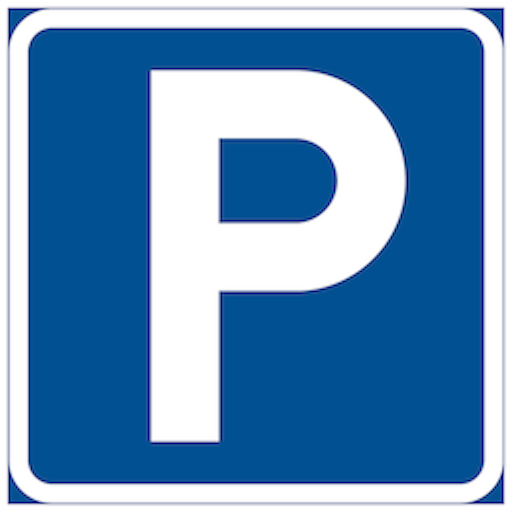
#> input picture src/parkin-signs-pic/parkerin.png, 512 x 512 px
$ python -i scannerProcess.py   (imports and definitions only)
#> lines starting #> are read from the running program, lines starting #| are printed output that depends on the picture; after the words box and inside, x2 and y2 are one past the last pixel; in counts of white or black regions, pixels touching at a corner belong together
import cv2
import pytesseract
import re
import numpy as np
from sklearn.cluster import KMeans
from collections import Counter
import os

def scanner_Process(image_path):
    img = cv2.imread(image_path, cv2.IMREAD_GRAYSCALE)
    text = pytesseract.image_to_string(img)
    return text

def interpret_parking_sign(text):
    duration_regex = re.compile(r'(\d+\s*(?:min|hour|hr)s?)')
    weekdays_regex = re.compile(r'\b(måndag|tisdag|onsdag|torsdag|fredag|lördag|söndag)\b', re.IGNORECASE)
    dates_regex = re.compile(r'\b(\d{1,2})[./-](\d{1,2})[./-](\d{2,4})\b')

    durations = duration_regex.findall(text)
    weekdays_regex = weekdays_regex.findall(text)
    dates_regex = dates_regex.findall(text)

    return durations, weekdays_regex, dates_regex

def detect_color(image_path):
#> called with image_path = 'parkin-signs-pic/parkerin.png'
    img = cv2.imread(image_path)
#> img is the input picture: shape (512, 512, 3); mean B, G, R 187.8, 147.2, 102.3
    img_hsv = cv2.cvtColor(img, cv2.COLOR_BGR2HSV)
#> img_hsv: shape (512, 512, 3); mean H, S, V 74.1, 149, 187.8

    # Define color ranges for blue, red, yellow, and white in HSV color space
    lower_blue = np.array([100, 50, 50])
    upper_blue = np.array([140, 255, 255])

    lower_red1 = np.array([0, 50, 50])
    upper_red1 = np.array([10, 255, 255])

    lower_red2 = np.array([170, 50, 50])
    upper_red2 = np.array([180, 255, 255])

    lower_yellow = np.array([15, 50, 50])
    upper_yellow = np.array([35, 255, 255])

    lower_white = np.array([0, 0, 200])
    upper_white = np.array([180, 50, 255])

    # Create masks for each color
    mask_blue = cv2.inRange(img_hsv, lower_blue, upper_blue)
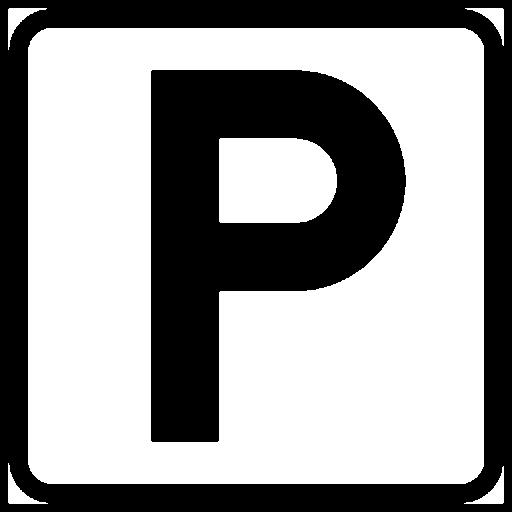
#> mask_blue: shape (512, 512); 60% white; 2 black regions, box (x1, y1, x2, y2) and area: (0, 0, 512, 512) 52855, (151, 70, 406, 442) 52017
    mask_red1 = cv2.inRange(img_hsv, lower_red1, upper_red1)
#> mask_red1: shape (512, 512); every value is 0
    mask_red2 = cv2.inRange(img_hsv, lower_red2, upper_red2)
    mask_red = cv2.bitwise_or(mask_red1, mask_red2)
    mask_yellow = cv2.inRange(img_hsv, lower_yellow, upper_yellow)
    mask_white = cv2.inRange(img_hsv, lower_white, upper_white)
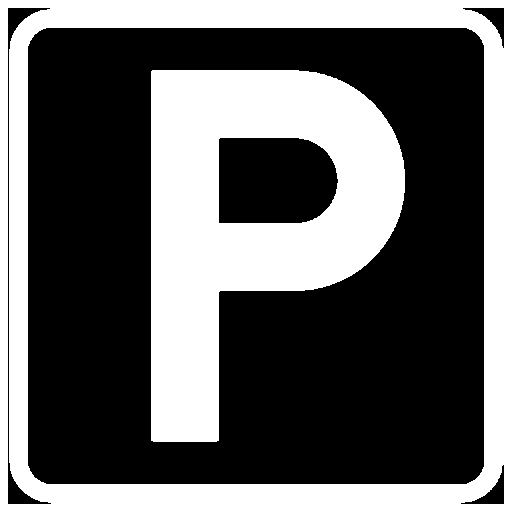
#> mask_white: shape (512, 512); 39.8% white; 2 white regions, box (x1, y1, x2, y2) and area: (0, 0, 512, 512) 52338, (151, 70, 405, 442) 51899

    # Calculate the area of each color in the image
    area_blue = np.sum(mask_blue) / 255
#> area_blue = 157272
    area_red = np.sum(mask_red) / 255
#> area_red = 0
    area_yellow = np.sum(mask_yellow) / 255
#> area_yellow = 0
    area_white = np.sum(mask_white) / 255
#> area_white = 104237

    # Find the dominant color
    max_area = max(area_blue, area_red, area_yellow, area_white)
#> max_area = 157272
    if max_area == area_blue:
        return "blue"
    elif max_area == area_red:
        return "red"
    elif max_area == area_yellow:
        return "yellow"
    elif max_area == area_white:
        return "white"
    else:
        return "unknown"


def process_parking_sign(image_path):
    text = scanner_Process(image_path)
    durations, weekdays, dates = interpret_parking_sign(text)

    if not durations and not weekdays and not dates:
        dominant_color = detect_color(image_path)
        if dominant_color == "blue" or dominant_color == "red":
            return 'No parking allowed'
        else:
            return f'Color detected: {dominant_color}. Unable to interpret the sign'

    return {
        'durations': durations,
        'weekdays': weekdays,
        'dates': dates
    }


# Set the directory where you saved the parking sign images
script_dir = os.path.dirname(os.path.abspath(__file__))
image_directory = os.path.join(script_dir, "parkin-signs-pic")


# Iterate through the images in the directory
# [9 lines not run here, left out]

>>> result = detect_color('parkin-signs-pic/parkerin.png')
